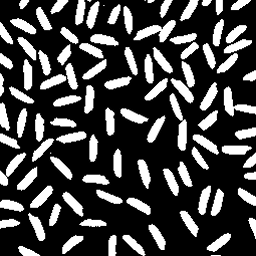
#> input picture bintik.tif, 256 x 256 px
$ python and.py
#> lines starting #> are read from the running program, lines starting #| are printed output that depends on the picture
import cv2 as cv2
import numpy as np

img = cv2.imread("bintik.tif")
#> img is the input picture: shape (256, 256, 3); min 0, max 255, mean 68.7
cv2.imshow("Gambar Original", img)
kernel = np.ones((5,5), np.uint8)
erosian = cv2.erode(img, kernel, iterations = 1)
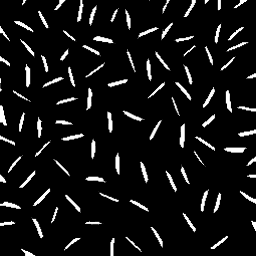
#> erosian: shape (256, 256, 3); min 0, max 255, mean 19.4
cv2.imshow("Erosion", erosian)

dilation = cv2.dilate(img, kernel, iterations = 1)
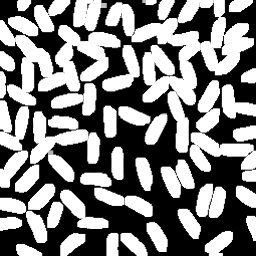
#> dilation: shape (256, 256, 3); min 0, max 255, mean 128.7
cv2.imshow("Dilasi", dilation)

kernell = np.ones((3,3), np.uint8)
opening = cv2.morphologyEx(img, cv2.MORPH_OPEN, kernell)
cv2.imshow('Opening', opening)

closing = cv2.morphologyEx(img, cv2.MORPH_CLOSE, kernel)
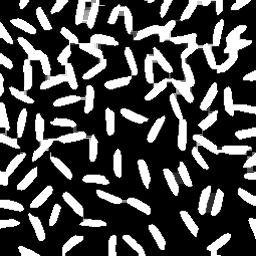
#> closing: shape (256, 256, 3); min 0, max 255, mean 72.6
cv2.imshow("Closing", closing)

gradient = cv2.morphologyEx(img, cv2.MORPH_GRADIENT, kernel)
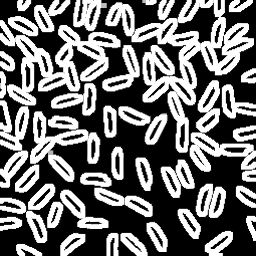
#> gradient: shape (256, 256, 3); min 0, max 255, mean 109.3
cv2.imshow("Gradient", gradient)

cv2.waitKey(0)
cv2.destroyWindow()
